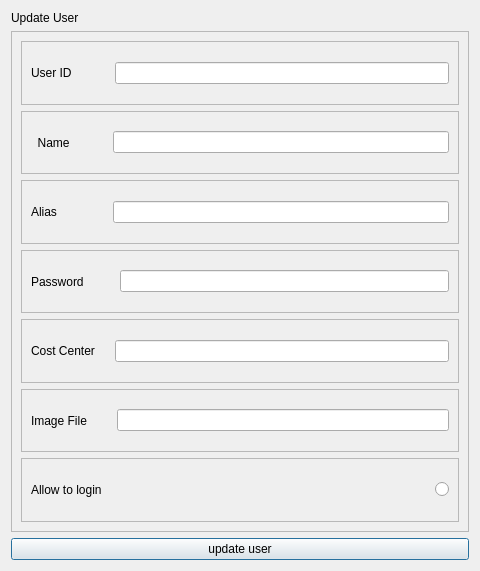
<?xml version="1.0" encoding="UTF-8"?>
<ui version="4.0">
 <class>UpdateUser</class>
 <widget class="QDialog" name="UpdateUser">
  <property name="geometry">
   <rect>
    <x>0</x>
    <y>0</y>
    <width>480</width>
    <height>571</height>
   </rect>
  </property>
  <property name="windowTitle">
   <string>Dialog</string>
  </property>
  <layout class="QVBoxLayout" name="verticalLayout">
   <item>
    <widget class="QLabel" name="label">
     <property name="text">
      <string>Update User</string>
     </property>
    </widget>
   </item>
   <item>
    <widget class="QScrollArea" name="scrollArea">
     <property name="widgetResizable">
      <bool>true</bool>
     </property>
     <widget class="QWidget" name="scrollAreaWidgetContents">
      <property name="geometry">
       <rect>
        <x>0</x>
        <y>0</y>
        <width>456</width>
        <height>484</height>
       </rect>
      </property>
      <layout class="QVBoxLayout" name="verticalLayout_3">
       <item>
        <widget class="QFrame" name="frame_2">
         <property name="frameShape">
          <enum>QFrame::StyledPanel</enum>
         </property>
         <property name="frameShadow">
          <enum>QFrame::Raised</enum>
         </property>
         <layout class="QHBoxLayout" name="horizontalLayout">
          <item>
           <widget class="QLabel" name="label_2">
            <property name="maximumSize">
             <size>
              <width>92</width>
              <height>16777215</height>
             </size>
            </property>
            <property name="baseSize">
             <size>
              <width>154</width>
              <height>0</height>
             </size>
            </property>
            <property name="text">
             <string>User ID           </string>
            </property>
           </widget>
          </item>
          <item>
           <widget class="QLineEdit" name="user_id"/>
          </item>
         </layout>
        </widget>
       </item>
       <item>
        <widget class="QFrame" name="frame_14">
         <property name="frameShape">
          <enum>QFrame::StyledPanel</enum>
         </property>
         <property name="frameShadow">
          <enum>QFrame::Raised</enum>
         </property>
         <layout class="QHBoxLayout" name="horizontalLayout_22">
          <item>
           <widget class="QLabel" name="label_23">
            <property name="maximumSize">
             <size>
              <width>92</width>
              <height>16777215</height>
             </size>
            </property>
            <property name="baseSize">
             <size>
              <width>154</width>
              <height>0</height>
             </size>
            </property>
            <property name="text">
             <string>  Name           </string>
            </property>
           </widget>
          </item>
          <item>
           <widget class="QLineEdit" name="user_name">
            <property name="baseSize">
             <size>
              <width>29</width>
              <height>0</height>
             </size>
            </property>
           </widget>
          </item>
         </layout>
        </widget>
       </item>
       <item>
        <widget class="QFrame" name="frame_3">
         <property name="frameShape">
          <enum>QFrame::StyledPanel</enum>
         </property>
         <property name="frameShadow">
          <enum>QFrame::Raised</enum>
         </property>
         <layout class="QHBoxLayout" name="horizontalLayout_17">
          <item>
           <widget class="QLabel" name="label_18">
            <property name="maximumSize">
             <size>
              <width>92</width>
              <height>16777215</height>
             </size>
            </property>
            <property name="baseSize">
             <size>
              <width>154</width>
              <height>0</height>
             </size>
            </property>
            <property name="text">
             <string>Alias               </string>
            </property>
           </widget>
          </item>
          <item>
           <widget class="QLineEdit" name="user_alias"/>
          </item>
         </layout>
        </widget>
       </item>
       <item>
        <widget class="QFrame" name="frame_5">
         <property name="frameShape">
          <enum>QFrame::StyledPanel</enum>
         </property>
         <property name="frameShadow">
          <enum>QFrame::Raised</enum>
         </property>
         <layout class="QHBoxLayout" name="horizontalLayout_19">
          <item>
           <widget class="QLabel" name="label_20">
            <property name="maximumSize">
             <size>
              <width>92</width>
              <height>16777215</height>
             </size>
            </property>
            <property name="baseSize">
             <size>
              <width>154</width>
              <height>0</height>
             </size>
            </property>
            <property name="text">
             <string>Password         </string>
            </property>
           </widget>
          </item>
          <item>
           <widget class="QLineEdit" name="user_password"/>
          </item>
         </layout>
        </widget>
       </item>
       <item>
        <widget class="QFrame" name="frame_4">
         <property name="frameShape">
          <enum>QFrame::StyledPanel</enum>
         </property>
         <property name="frameShadow">
          <enum>QFrame::Raised</enum>
         </property>
         <layout class="QHBoxLayout" name="horizontalLayout_18">
          <item>
           <widget class="QLabel" name="label_19">
            <property name="maximumSize">
             <size>
              <width>92</width>
              <height>16777215</height>
             </size>
            </property>
            <property name="baseSize">
             <size>
              <width>154</width>
              <height>0</height>
             </size>
            </property>
            <property name="text">
             <string>Cost Center    </string>
            </property>
           </widget>
          </item>
          <item>
           <widget class="QLineEdit" name="user_costCenter"/>
          </item>
         </layout>
        </widget>
       </item>
       <item>
        <widget class="QFrame" name="frame_8">
         <property name="frameShape">
          <enum>QFrame::StyledPanel</enum>
         </property>
         <property name="frameShadow">
          <enum>QFrame::Raised</enum>
         </property>
         <layout class="QHBoxLayout" name="horizontalLayout_20">
          <item>
           <widget class="QLabel" name="label_21">
            <property name="maximumSize">
             <size>
              <width>92</width>
              <height>16777215</height>
             </size>
            </property>
            <property name="baseSize">
             <size>
              <width>154</width>
              <height>0</height>
             </size>
            </property>
            <property name="text">
             <string>Image File       </string>
            </property>
           </widget>
          </item>
          <item>
           <widget class="QLineEdit" name="user_image"/>
          </item>
         </layout>
        </widget>
       </item>
       <item>
        <widget class="QFrame" name="frame_11">
         <property name="frameShape">
          <enum>QFrame::StyledPanel</enum>
         </property>
         <property name="frameShadow">
          <enum>QFrame::Raised</enum>
         </property>
         <layout class="QHBoxLayout" name="horizontalLayout_21">
          <item>
           <widget class="QLabel" name="label_22">
            <property name="text">
             <string>Allow to login</string>
            </property>
           </widget>
          </item>
          <item>
           <spacer name="horizontalSpacer">
            <property name="orientation">
             <enum>Qt::Horizontal</enum>
            </property>
            <property name="sizeHint" stdset="0">
             <size>
              <width>40</width>
              <height>20</height>
             </size>
            </property>
           </spacer>
          </item>
          <item>
           <widget class="QRadioButton" name="allowedToLogin">
            <property name="text">
             <string/>
            </property>
           </widget>
          </item>
         </layout>
        </widget>
       </item>
      </layout>
     </widget>
    </widget>
   </item>
   <item>
    <widget class="QPushButton" name="updateUser">
     <property name="text">
      <string>update user</string>
     </property>
    </widget>
   </item>
  </layout>
 </widget>
 <resources/>
 <connections/>
</ui>
